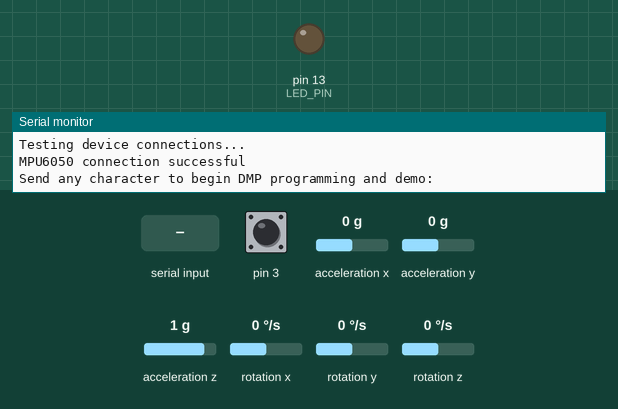
Recording of a sketch running on a simulated Arduino Leonardo, built with avr-gcc and run on an emulated ATmega32U4. Parts: output pins drawn as LEDs (lit = HIGH), the last lines printed to the serial monitor. Dashed ring = blinking. The inputs (shaded band) are chosen by the test bench; at power-on: acceleration x 0 g, acceleration y 0 g, acceleration z 1 g, rotation z 0 °/s, pin 3 HIGH, rotation x 0 °/s, rotation y 0 °/s. The sensor or clock chip raises its interrupt line as the real part does.

Above: at 1.8 s.
1.9 s: "1\n" received over Serial
At 2.58 s:
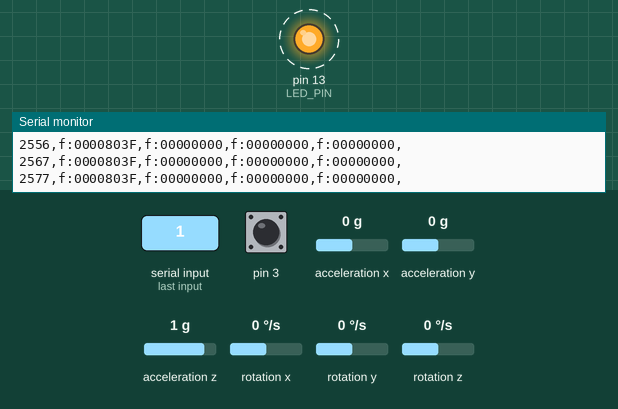
4.9 s: acceleration x set to -1.4 g
7.9 s: acceleration y set to -1.4 g
10.9 s: acceleration z set to -1.4 g
13.9 s: rotation z set to -192 °/s
16.9 s: acceleration x set to -0.8 g
Timing chart, 0 to 20.9 s (numbered marks = the images above; inputs shaded):
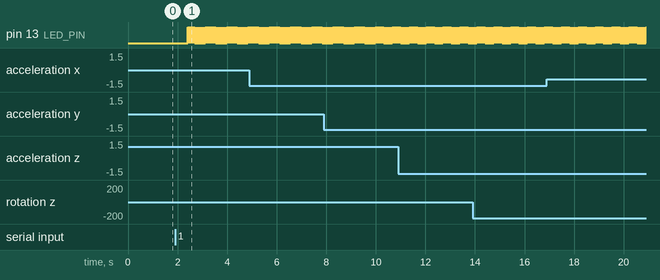

The sketch:

MPU9150_no_compass.ino
```cpp
//#include <i2c_t3.h>


// I2C device class (I2Cdev) demonstration Arduino sketch for MPU6050 class using DMP (MotionApps v2.0)
// 6/21/2012 by Jeff Rowberg <jeff@rowberg.net>
// Updates should (hopefully) always be available at https://github.com/jrowberg/i2cdevlib
//
// Changelog:
//      2013-05-08 - added seamless Fastwire support
//                 - added note about gyro calibration
//      2012-06-21 - added note about Arduino 1.0.1 + Leonardo compatibility error
//      2012-06-20 - improved FIFO overflow handling and simplified read process
//      2012-06-19 - completely rearranged DMP initialization code and simplification
//      2012-06-13 - pull gyro and accel data from FIFO packet instead of reading directly
//      2012-06-09 - fix broken FIFO read sequence and change interrupt detection to RISING
//      2012-06-05 - add gravity-compensated initial reference frame acceleration output
//                 - add 3D math helper file to DMP6 example sketch
//                 - add Euler output and Yaw/Pitch/Roll output formats
//      2012-06-04 - remove accel offset clearing for better results (thanks Sungon Lee)
//      2012-06-01 - fixed gyro sensitivity to be 2000 deg/sec instead of 250
//      2012-05-30 - basic DMP initialization working

/* ============================================
 I2Cdev device library code is placed under the MIT license
 Copyright (c) 2012 Jeff Rowberg

 Permission is hereby granted, free of charge, to any person obtaining a copy
 of this software and associated documentation files (the "Software"), to deal
 in the Software without restriction, including without limitation the rights
 to use, copy, modify, merge, publish, distribute, sublicense, and/or sell
 copies of the Software, and to permit persons to whom the Software is
 furnished to do so, subject to the following conditions:

 The above copyright notice and this permission notice shall be included in
 all copies or substantial portions of the Software.

 THE SOFTWARE IS PROVIDED "AS IS", WITHOUT WARRANTY OF ANY KIND, EXPRESS OR
 IMPLIED, INCLUDING BUT NOT LIMITED TO THE WARRANTIES OF MERCHANTABILITY,
 FITNESS FOR A PARTICULAR PURPOSE AND NONINFRINGEMENT. IN NO EVENT SHALL THE
 AUTHORS OR COPYRIGHT HOLDERS BE LIABLE FOR ANY CLAIM, DAMAGES OR OTHER
 LIABILITY, WHETHER IN AN ACTION OF CONTRACT, TORT OR OTHERWISE, ARISING FROM,
 OUT OF OR IN CONNECTION WITH THE SOFTWARE OR THE USE OR OTHER DEALINGS IN
 THE SOFTWARE.
 ===============================================
 */

// I2Cdev and MPU6050 must be installed as libraries, or else the .cpp/.h files
// for both classes must be in the include path of your project
#include "I2Cdev.h"

#include "MPU6050_6Axis_MotionApps20.h"
//#include "MPU6050.h" // not necessary if using MotionApps include file

#include <Wire.h>


MPU6050 mpu;
//MPU6050 mpu(0x69); // <-- use for AD0 high


#define OUTPUT_READABLE_QUATERNION


#include "Arduino.h"
#include "Wire.h"

#define LED_PIN 13 // (Arduino is 13, Teensy is 11, Teensy++ is 6)
bool blinkState = false;

// MPU control/status vars
bool dmpReady = false;  // set true if DMP init was successful
uint8_t mpuIntStatus;   // holds actual interrupt status byte from MPU
uint8_t devStatus;      // return status after each device operation (0 = success, !0 = error)
uint16_t packetSize;    // expected DMP packet size (default is 42 bytes)
uint16_t fifoCount;     // count of all bytes currently in FIFO
uint8_t fifoBuffer[64]; // FIFO storage buffer

// orientation/motion vars
Quaternion q;           // [w, x, y, z]         quaternion container
VectorInt16 aa;         // [x, y, z]            accel sensor measurements
VectorInt16 aaReal;     // [x, y, z]            gravity-free accel sensor measurements
VectorInt16 aaWorld;    // [x, y, z]            world-frame accel sensor measurements
VectorFloat gravity;    // [x, y, z]            gravity vector
float euler[3];         // [psi, theta, phi]    Euler angle container
float ypr[3];           // [yaw, pitch, roll]   yaw/pitch/roll container and gravity vector


// packet structure for InvenSense teapot demo
uint8_t teapotPacket[14] = {
  '$', 0x02, 0,0, 0,0, 0,0, 0,0, 0x00, 0x00, '\r', '\n' };


// ================================================================
// ===               INTERRUPT DETECTION ROUTINE                ===
// ================================================================

volatile bool mpuInterrupt = false;     // indicates whether MPU interrupt pin has gone high
void dmpDataReady() {
  mpuInterrupt = true;
}


// ================================================================
// ===                      INITIAL SETUP                       ===
// ================================================================

char fileName[] = "datalog.txt";
void setup() {
  // join I2C bus (I2Cdev library doesn't do this automatically)
  Wire.begin();

  // initialize serial communication
  // (115200 chosen because it is required for Teapot Demo output, but it's
  // really up to you depending on your project)
  Serial.begin(115200);
  delay(1000);
  while (!Serial);

  // initialize device
  Serial.println(F("Initializing I2C devices..."));
  mpu.initialize();


  // verify connection
  Serial.println(F("Testing device connections..."));
  Serial.println(mpu.testConnection() ? F("MPU6050 connection successful") : F("MPU6050 connection failed"));

  // wait for ready
  Serial.println(F("\nSend any character to begin DMP programming and demo: "));
  while (Serial.available() && Serial.read()); // empty buffer
  while (!Serial.available());                 // wait for data
  while (Serial.available() && Serial.read()); // empty buffer again

  // load and configure the DMP
  Serial.println(F("Initializing DMP..."));
  devStatus = mpu.dmpInitialize();

  // supply your own gyro offsets here, scaled for min sensitivity
  mpu.setXGyroOffset(220);
  mpu.setYGyroOffset(76);
  mpu.setZGyroOffset(-85);
  mpu.setZAccelOffset(1788); // 1688 factory default for my test chip

  // make sure it worked (returns 0 if so)
  if (devStatus == 0) {
    // turn on the DMP, now that it's ready
    Serial.println(F("Enabling DMP..."));
    mpu.setDMPEnabled(true);

    // enable Arduino interrupt detection
    Serial.println(F("Enabling interrupt detection (Arduino external interrupt 0)..."));
    attachInterrupt(0, dmpDataReady, RISING);
    mpuIntStatus = mpu.getIntStatus();

    // set our DMP Ready flag so the main loop() function knows it's okay to use it
    Serial.println(F("DMP ready! Waiting for first interrupt..."));
    dmpReady = true;

    // get expected DMP packet size for later comparison
    packetSize = mpu.dmpGetFIFOPacketSize();
  }
  else {
    // ERROR!
    // 1 = initial memory load failed
    // 2 = DMP configuration updates failed
    // (if it's going to break, usually the code will be 1)
    Serial.print(F("DMP Initialization failed (code "));
    Serial.print(devStatus);
    Serial.println(F(")"));
  }

  // configure LED for output
  pinMode(LED_PIN, OUTPUT);


}


// ================================================================
// ===                    MAIN PROGRAM LOOP                     ===
// ================================================================

void loop() {
  // if programming failed, don't try to do anything
  if (!dmpReady) return;

  // wait for MPU interrupt or extra packet(s) available


  // reset interrupt flag and get INT_STATUS byte
  mpuInterrupt = false;
  mpuIntStatus = mpu.getIntStatus();

  // get current FIFO count
  fifoCount = mpu.getFIFOCount();

  // check for overflow (this should never happen unless our code is too inefficient)
  if ((mpuIntStatus & 0x10) || fifoCount == 1024) {
    mpu.resetFIFO();
    Serial.println(F("FIFO overflow!"));

  }
  else if (mpuIntStatus & 0x02) {
    // wait for correct available data length, should be a VERY short wait
    while (fifoCount < packetSize) fifoCount = mpu.getFIFOCount();

    // read a packet from FIFO
    mpu.getFIFOBytes(fifoBuffer, packetSize);

     fifoCount -= packetSize;

#ifdef OUTPUT_READABLE_QUATERNION
    // display quaternion values in easy matrix form: w x y z
    mpu.dmpGetQuaternion(&q, fifoBuffer);
    Serial.print(millis());
    Serial.print(",");
    serialFloatPrint(q.w);
    Serial.print(",");
    serialFloatPrint(q.x);
    Serial.print(",");
    serialFloatPrint(q.y);
    Serial.print(",");
    serialFloatPrint(q.z);
    Serial.println(",");

#endif

    // blink LED to indicate activity
    blinkState = !blinkState;
    digitalWrite(LED_PIN, blinkState);
  }
}
void serialFloatPrint(float f) {
  byte * b = (byte *) &f;
  Serial.print("f:");
  for(int i=0; i<4; i++) {

    byte b1 = (b[i] >> 4) & 0x0f;
    byte b2 = (b[i] & 0x0f);

    char c1 = (b1 < 10) ? ('0' + b1) : 'A' + b1 - 10;
    char c2 = (b2 < 10) ? ('0' + b2) : 'A' + b2 - 10;

    Serial.print(c1);
    Serial.print(c2);
  }
}
```

Measured:
- after the input at 1.9 s, pin 13 (LED_PIN): alternates HIGH for 0.01 s and LOW for 0.01 s, starting after 0.51 s
